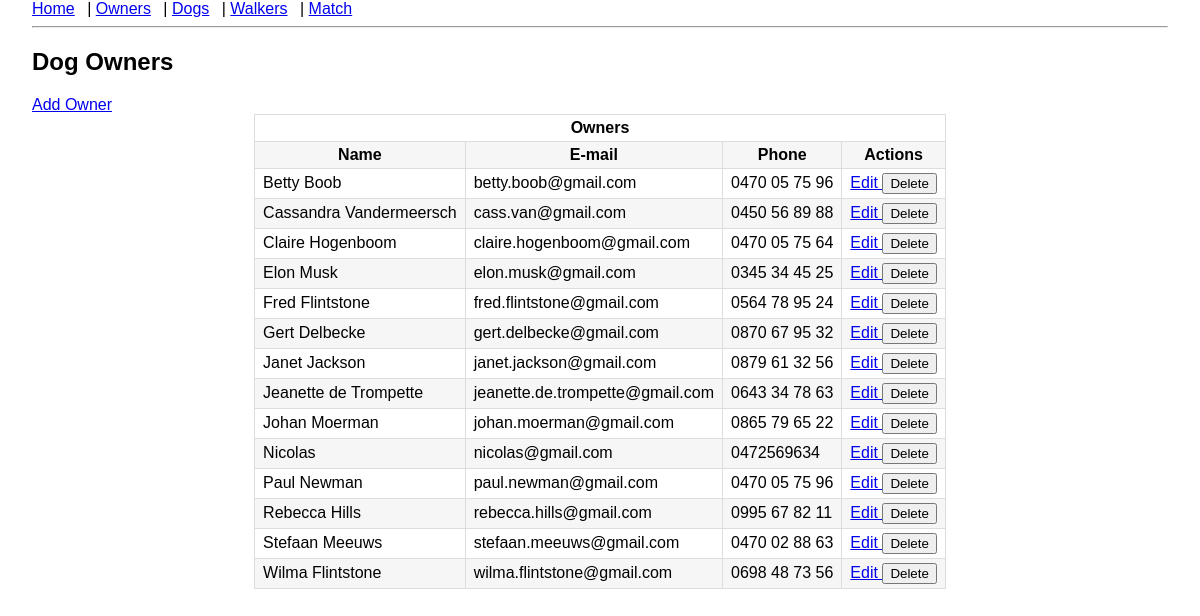
Page /owners on the earlier database version.
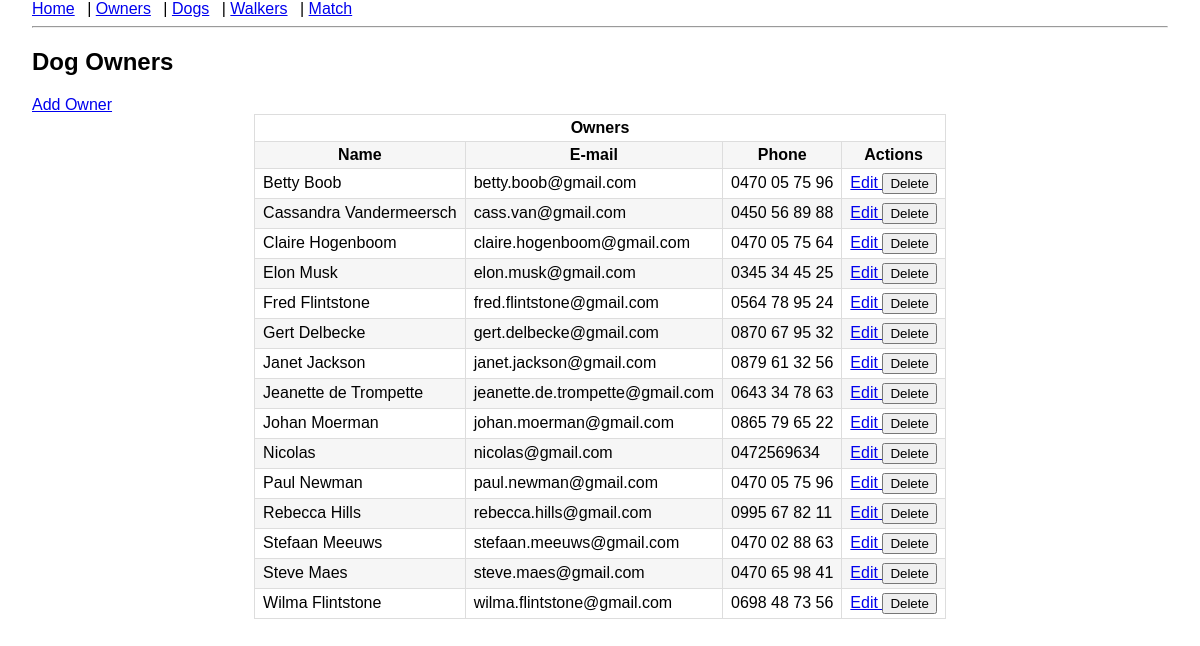
Same page on the later database version.
### models.py (models this page shows)
class DogOwner(db.Model):
    id = db.Column(db.Integer, primary_key=True)
    name = db.Column(db.String(100), nullable=False)
    email = db.Column(db.String(120))
    phone = db.Column(db.String(40))
    dogs = db.relationship("Dog", backref="owner", cascade="all, delete-orphan")

### app.py (the view)
@app.route("/owners")
def owners():
    owners = DogOwner.query.order_by(DogOwner.name.asc()).all()
    table_name = DogOwner.__tablename__
    return render_template("owners.html", owners=owners)

### templates/owners.html
{% extends "layout.html" %}
{% block content %}
<h2>Dog Owners</h2>
<a href="{{ url_for('add_owner') }}">Add Owner</a>
<table class="table table-striped table-centered">
    <thead>
    <tr>
        <th colspan="4">Owners</th>
    </tr>
    <tr>
        <th>Name</th>
        <th>E-mail</th>
        <th>Phone</th>
        <th>Actions</th>
    </tr>
    </thead>
    <tbody>
    {% for o in owners %}
    <tr>
        <td>{{ o.name }}</td>
        <td>{{ o.email }}</td>
        <td>{{ o.phone }}</td>
        <td>
            <a href="{{ url_for('edit_owner', owner_id=o.id) }}">
                Edit
            </a>
            <form action="{{ url_for('delete_owner', owner_id=o.id) }}" method="post" style="display:inline;">
                <button type="submit" onclick="return confirm('Are you sure you want to delete this owner?');">
                    Delete
                </button>
            </form>
        </td>
    </tr>
    {% endfor %}
    </tbody>
</table>
{% endblock %}

Differences in the rows shown:
added DogOwner: name "Steve Maes", email "steve.maes@gmail.com", phone "0470 65 98 41"
